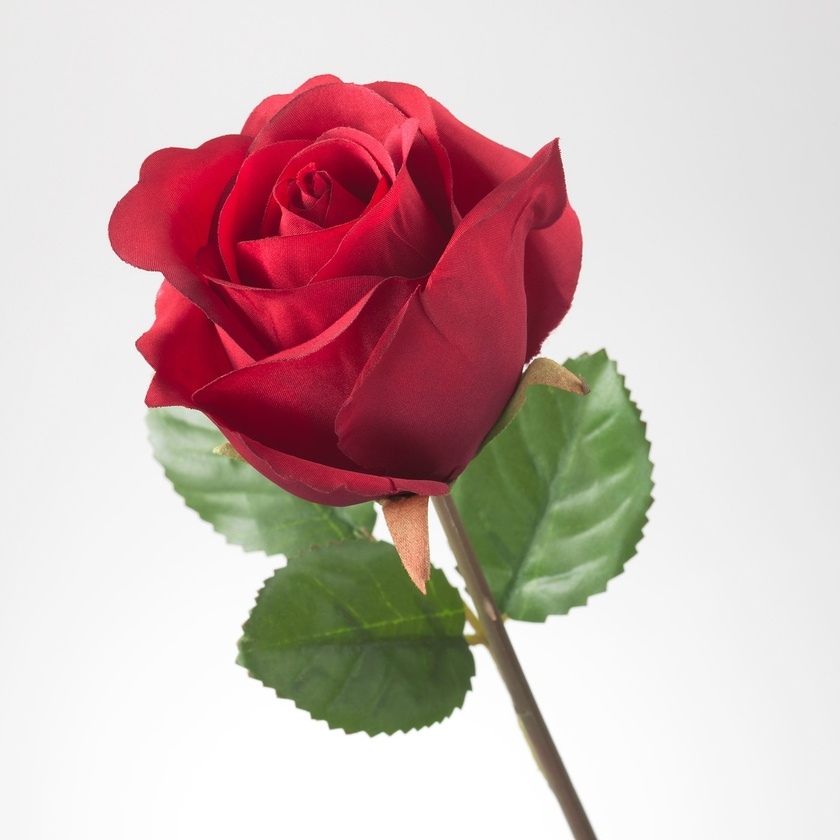
#> input picture 002/test.jpg, 840 x 840 px, shrunk from 1400 x 1400 before the run
$ python 2.py
#> lines starting #> are read from the running program, lines starting #| are printed output that depends on the picture
import cv2

src = cv2.imread("test.jpg")
#> src is the input picture: shape (840, 840, 3); mean B, G, R 179.7, 181.2, 205.6
cv2.namedWindow("input", cv2.WINDOW_AUTOSIZE)
cv2.imshow("input", src)
gray = cv2.cvtColor(src, cv2.COLOR_BGR2GRAY)
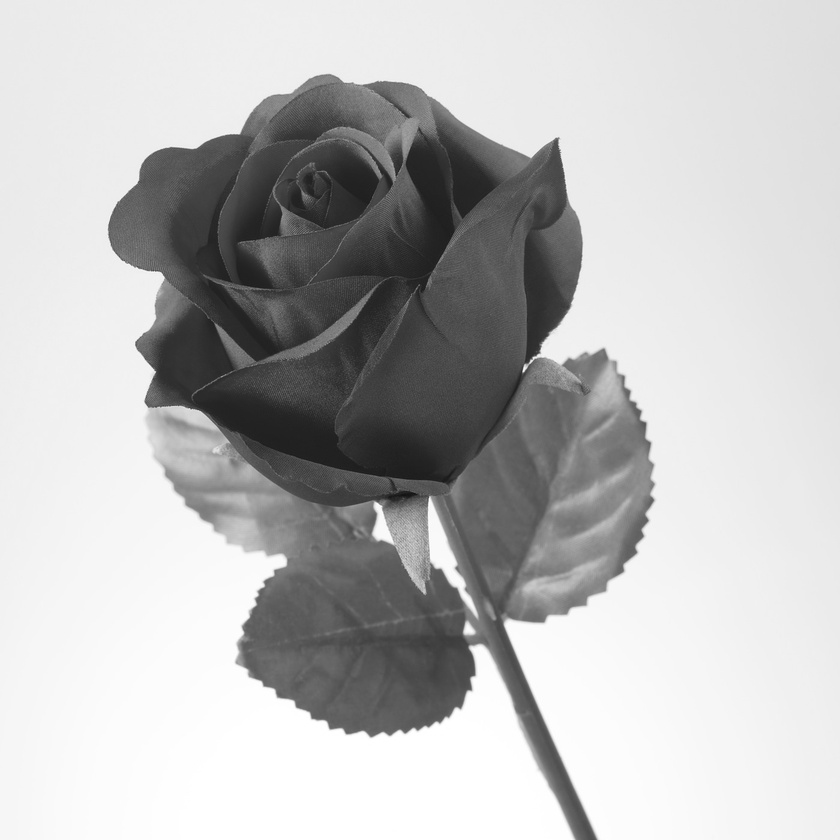
#> gray: shape (840, 840); min 19, max 255, mean 188.4
cv2.imwrite('gray.png', gray)
cv2.imshow("gray", gray)
cv2.waitKey(0)
cv2.destroyAllWindows()
